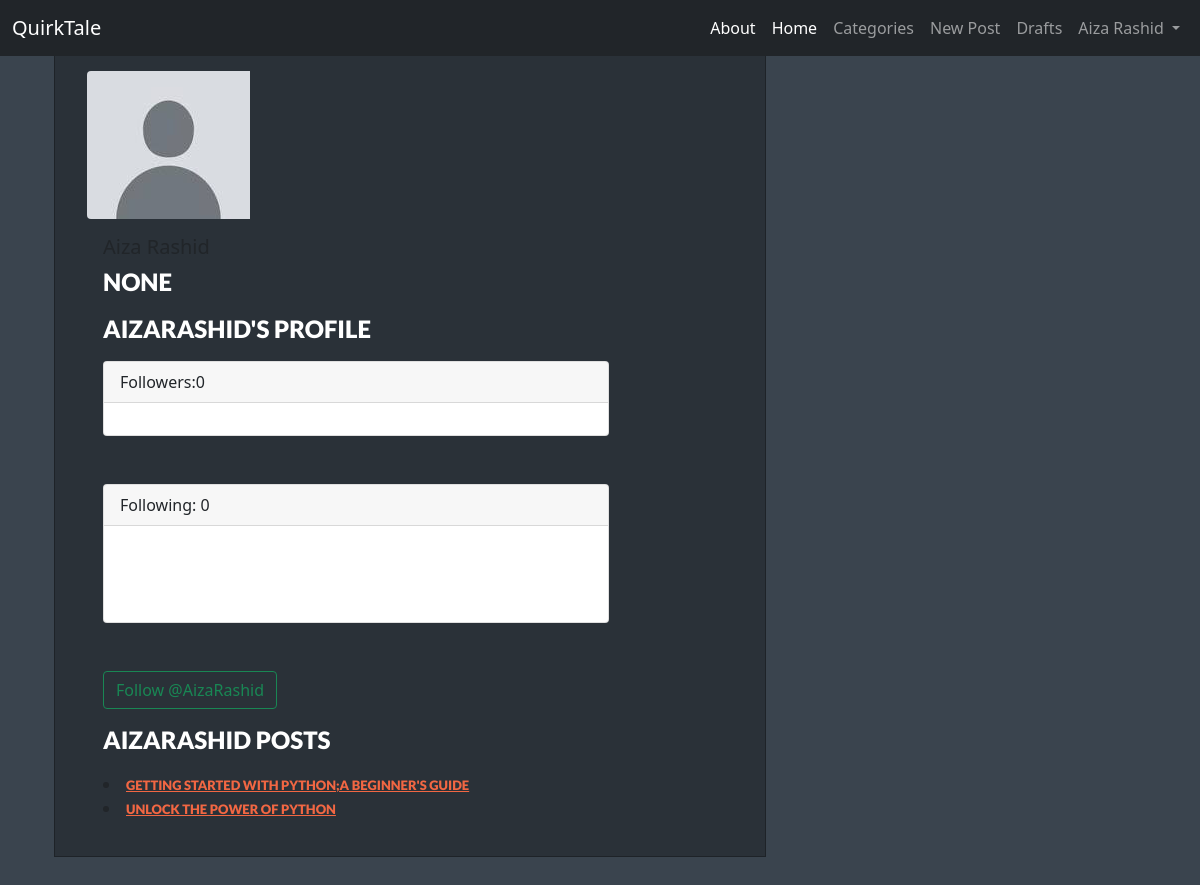
/authorprofile/1/ (signed in), run on an earlier commit of the app's database.
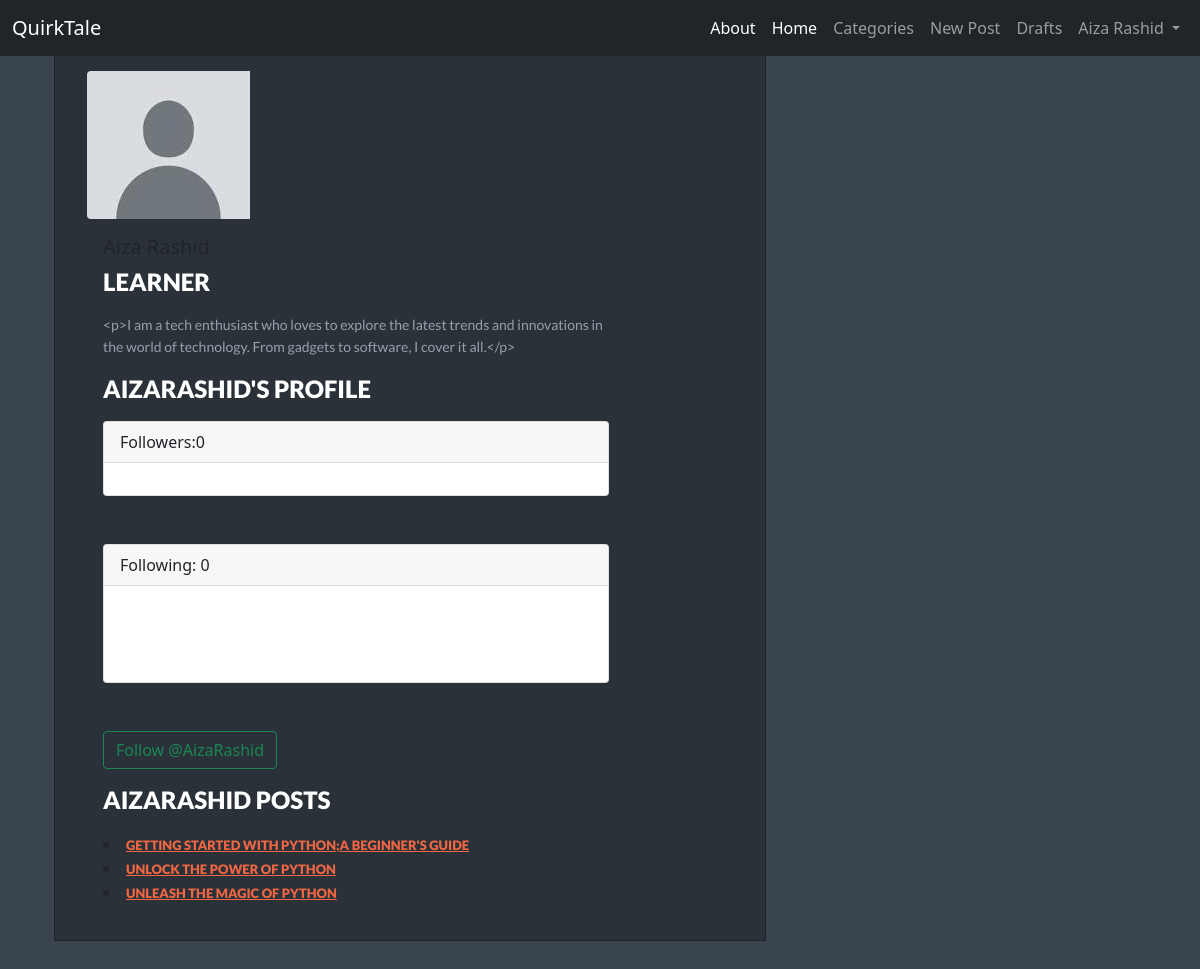
And on a later commit of the database.
### blog/models.py (models this page shows, shortened)
class Profile(models.Model):
    email = models.EmailField(max_length=50,default="username@gmail.com")
    first_name = models.CharField(max_length=50,default="FirstName")
    last_name = models.CharField(max_length=50,default="Lastname")
    user = models.OneToOneField(User,on_delete=models.CASCADE,default="user")
    bio = models.CharField(blank=True,null=True,max_length=50)
    description=RichTextField(blank=True,null=True)
    followers = models.ManyToManyField('self',related_name='following',symmetrical=False,null=True,blank=True)
    profile_pic = models.ImageField(null=True,blank=True,upload_to="images/profile/")
    website_url= models.CharField(max_length=200,null=True,blank=True)
    facebook_url = models.CharField(max_length=200,null=True,blank=True)
    twitter_url = models.CharField(max_length=200,null=True,blank=True)
    insta_url = models.CharField(max_length=200,null=True,blank=True)

class Post(models.Model):
    author = models.ForeignKey(User,on_delete=models.CASCADE)
    title = models.CharField(max_length=200)
    title_tag = models.CharField(max_length=255,default='title tag')
    header_image = models.ImageField(null=True,blank=True,upload_to="header_images/")
    alt_text = models.CharField(max_length=255,blank=True,null=True)
    text = RichTextField(blank=True,null=True)
    created_date = models.DateTimeField(default=timezone.now)
    published_date = models.DateTimeField(blank=True, null=True)
    category = models.CharField(max_length=200,default='coding')
    snippet = models.CharField(max_length=100,default="Click on the link below to read full article...",null=True,blank=True)
    likes = models.ManyToManyField(User,related_name='blog_posts')

### blog/views.py (the view)
# urls.py: path('authorprofile/<int:author_id>/',views.authorprofile,name='author_profile'),
def authorprofile(request, author_id):
    if request.user.is_authenticated:
        author = User.objects.get(pk=author_id)
        profile = Profile.objects.get(user_id=author_id)
        author_profile = Profile.objects.get(user=author)
        author_posts = Post.objects.filter(author=author)
        following = author.profile.followers.filter(id=request.user.id).exists()
        return render(request,'blog/author_profile.html',{"author":author,"following":following,"author_profile":author_profile,"author_posts":author_posts})
    else:
        messages.success(request,("You must be Logged In to see this page!"))
        return redirect('post_list')

### blog/templates/blog/author_profile.html (shortened to what this page needs)
{% extends 'blog/base.html' %}
{% load static %}
{% block content %}
<div class="container">
   <div class="row">
    <div class=col-md-4>
      <div class="inner">
        {% if author_profile.profile_pic %}
        <img src="{{ author_profile.profile_pic.url }}" class="img-fluid rounded-start">
         {% else %}
        <img src="{% static 'images/default_profile_pic.jpg' %}" class="img-fluid rounded-start">
        {% endif %}<div class="col-md-10">
      <div class="card-body">
        <h5 class="card-title">
        </h5>
        <h2 class="card-text">
            {{  author_profile.bio }}
        </h2>
            <p>{{  author_profile.description }}</p>
       <h2>{{ author_profile.user.username }}'s Profile</h2>
        <div class="card">
         <div class="card-header">Followers:{{ author_profile.followers.count}}
        </div>
         <div class="card-body">
          </div>
         </div><br/><br/>
         <div class="card">
         <div class="card-header">Following: {{ author_profile.following.count}}</div>
         <div class="card-body">
          <br/><br/>
        </div>
        </div><br/><br/>
       {% if request.user.is_authenticated %}
        <form method=POST>
        {% if following  %}
          <button class="btn btn-outline-danger" name="follow" value="unfollow" type="submit">Unfollow @{{ author_profile.user.username }}</button>
        {% else %}
          <button class="btn btn-outline-success" name="follow" value="follow" type="submit">Follow @{{ author_profile.user.username }}</button>
        {% endif %}
      </form>
      {% else %}
        <p>Login To Follow!</p>
        {% endif %}
        <h2>{{ author_profile.user.username }} Posts</h2>
        {% for post in author_posts %}
        <li><a class="category" href="{%url 'post_detail' post.pk %}">{{post.title}}</a></li>
        {% endfor %}
      </div>
   </div>
</div>
</div>
{% endblock %}

What changed in the data, as far as the page shows it:
changed Profile "AIZARASHID": bio "NONE" → "LEARNER"; description (not shown) → "<p>I am a tech enthusiast who loves to explore the latest trends and innovations in the world of technology. From gadgets to software, I cover it all.</p>"
added Post: title "UNLEASH THE MAGIC OF PYTHON"
